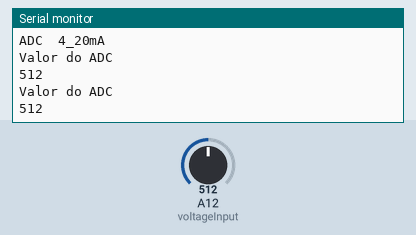
A sketch run on a simulated Arduino Mega 2560, built with avr-gcc and run on an emulated ATmega2560. On the bench: the last lines printed to the serial monitor. The test bench sets the inputs (shaded band); at power-on: A12 (voltageInput) = 512.

Above: at 2.8 s.
2.9 s: A12 (voltageInput) set to 716
At 5.0 s:
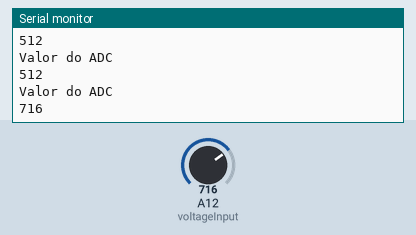
5.6 s: A12 (voltageInput) set to 900
At 6.6 s:
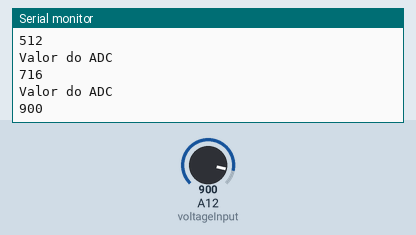
Timing chart, 0 to 8.6 s (numbered marks = the images above; inputs shaded):
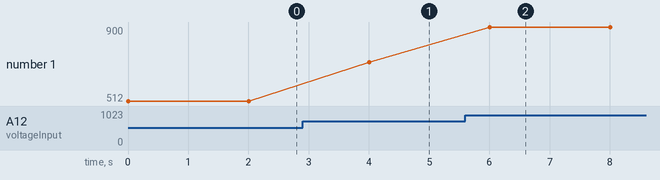

The sketch:

AnalogInputCurrent.ino
```cpp
#define voltageInput A12
int32_t sensorValue = 0;

void setup() {
  Serial.begin(115200);
  Serial.println("ADC  4_20mA");
}

void loop() {

  //for(int i=0; i <1000; i++){
    sensorValue = analogRead(voltageInput);
   // delayMicroseconds(30);
  //}
 // sensorValue = sensorValue / 1000;
  Serial.println("Valor do ADC");
  Serial.print(sensorValue);
  Serial.println(" ");
  delay(2000);
}
```

Measured:
- after the input at 2.9 s, the serial monitor: prints a new line after 1.1 s (image 1)
- after the input at 5.6 s, the serial monitor: prints a new line after 0.40 s (image 2)
- plotted number 1: 512 → 716 after the input at 2.9 s, 716 → 900 after the input at 5.6 s
